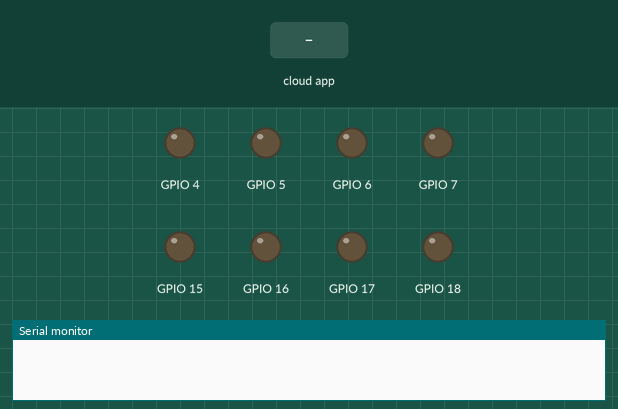
Recording of a program running on a simulated ESP32-S3. Parts: output pins drawn as LEDs (lit = HIGH), the last lines printed to the serial monitor. Inputs (shaded band) come from the test bench. WiFi joins after 1.5 s; servers stay silent unless stated; the ROS host is connected and sends only what is stated.

Above: at 2.7 s.
2.8 s: the phone or cloud app sets linear.x to -100
At 3.1 s:
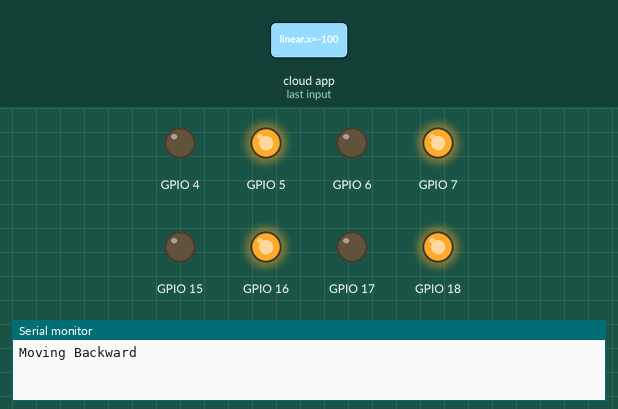
4.3 s: the phone or cloud app sets linear.x to 100
At 5.5 s:
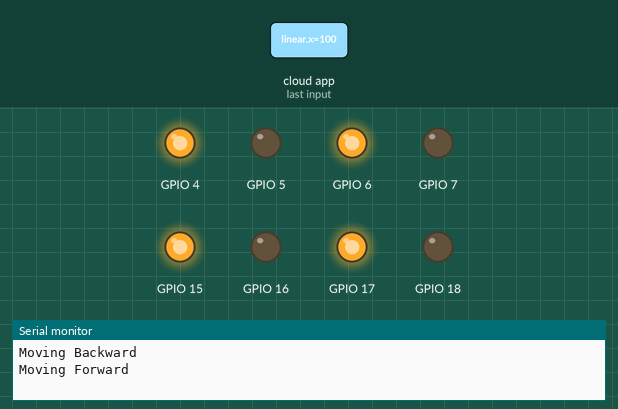
5.8 s: the phone or cloud app sets linear.x to 0
At 6.8 s:
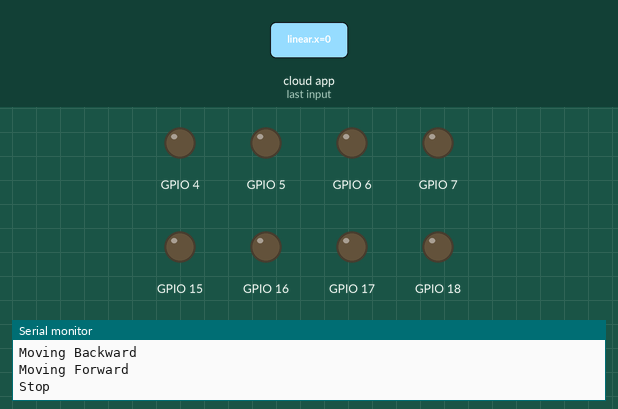
Timing chart, 0 to 8.8 s (numbered marks = the images above; inputs shaded):
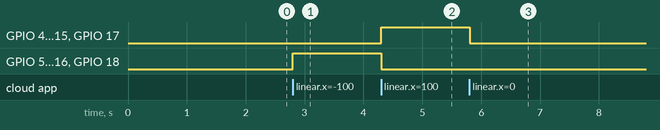

Measured:
- after the input at 2.8 s, GPIO 5, GPIO 7, GPIO 16, GPIO 18: LOW → HIGH at once
- after the input at 4.3 s, GPIO 4, GPIO 6, GPIO 15, GPIO 17: LOW → HIGH at once; GPIO 5, GPIO 7, GPIO 16, GPIO 18: HIGH → LOW at once
- after the input at 5.8 s, GPIO 4, GPIO 6, GPIO 15, GPIO 17: HIGH → LOW at once

The program:

main.cpp
```cpp
#include <Arduino.h>
#include <micro_ros_platformio.h>
#include <WiFi.h>

#include <rcl/rcl.h>
#include <rclc/rclc.h>
#include <rclc/executor.h>

#include <geometry_msgs/msg/twist.h>
#include <std_msgs/msg/int16_multi_array.h>

#include <MovementModule.hpp>

// Modules
MovementModule* movement;

// ROS Config
rcl_publisher_t audio_publisher;
rcl_subscription_t twist_subscriber;
geometry_msgs__msg__Twist twist_msg;
std_msgs__msg__Int16MultiArray audio_msg;

rclc_executor_t executor;
rcl_allocator_t allocator;
rclc_support_t support;
rcl_node_t node;

// Callbacks

// Receive Movement Command
void subscription_callback(const void * msgin) {
  const geometry_msgs__msg__Twist * msg = (const geometry_msgs__msg__Twist *)msgin;

  float linear = msg->linear.x;
  float angular = msg->angular.z;

  // ROS (-1.0 to 1.0) to PWM (0 to 255)
  if (linear > 0) {
      movement->moveForward(200);
      Serial.println("Moving Forward");
  } else if (linear < 0) {
      movement->moveBackward(200);
      Serial.println("Moving Backward");
  } else {
      movement->stop();
      Serial.println("Stop");
  }
}

// Publish Audio
void publish_audio() {
    // Should send I2S data as audio_msg.data.data
    int16_t dummy_audio[10];
    audio_msg.data.data = dummy_audio;
    audio_msg.data.size = 10;

    rcl_publish(&audio_publisher, &audio_msg, NULL);
}

void setup() {
  Serial.begin(115200);

  WiFi.begin(SSID, PWD);
  while (WiFi.status() != WL_CONNECTED) { delay(500); }

  // Modules Init
  movement = new MovementModule();
  movement->init();

  // Connect to Micro-ROS Agent
  set_microros_wifi_transports(SSID, PWD, AGENT_IP, AGENT_PORT);

  allocator = rcl_get_default_allocator();
  rclc_support_init(&support, 0, NULL, &allocator);
  rclc_node_init_default(&node, "esp32_main_controller", "", &support);

  // Init Subscriber (Cmd Vel)
  rclc_subscription_init_default(
    &twist_subscriber, &node, ROSIDL_GET_MSG_TYPE_SUPPORT(geometry_msgs, msg, Twist), "/movement_out");

  // Init Publisher (Audio)
  rclc_publisher_init_default(
    &audio_publisher, &node, ROSIDL_GET_MSG_TYPE_SUPPORT(std_msgs, msg, Int16MultiArray), "/robot/sound_in");

  // Init Executor
  rclc_executor_init(&executor, &support.context, 1, &allocator);
  rclc_executor_add_subscription(&executor, &twist_subscriber, &twist_msg, &subscription_callback, ON_NEW_DATA);
}

void loop() {
  // Sync time and spin
  rclc_executor_spin_some(&executor, RCL_MS_TO_NS(100));

  // Publish audio chunks frequently
  publish_audio();
}
```
